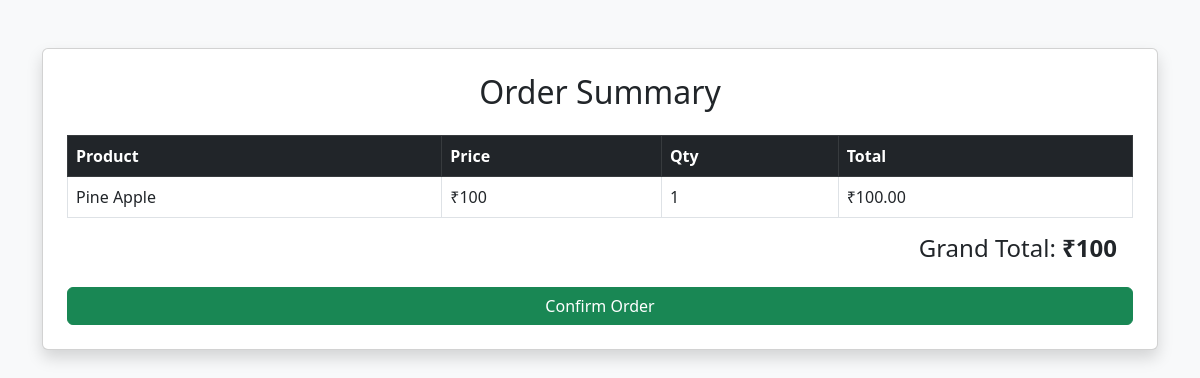
/order_summary/ (signed in), run on an earlier commit of the app's database.
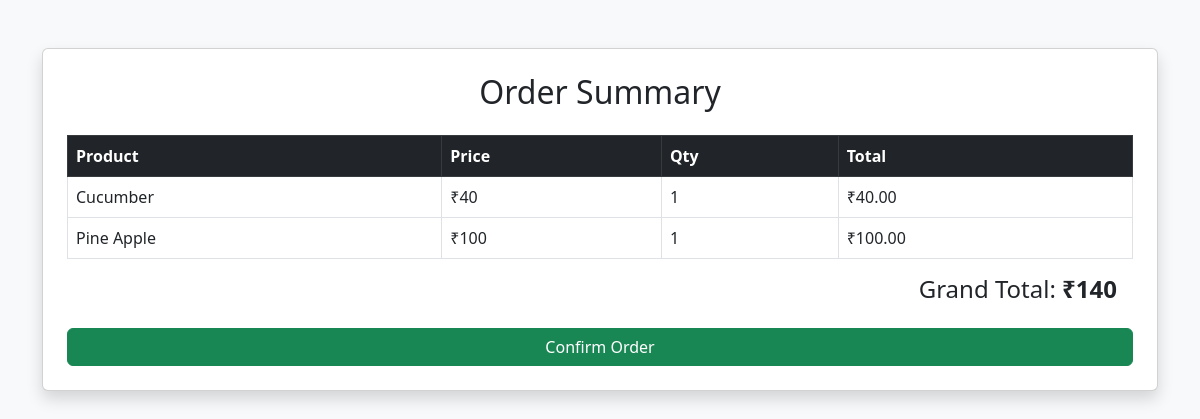
And on a later commit of the database.
### app/models.py (models this page shows, shortened)
class Cart(models.Model):
    user_id=models.ForeignKey(Customuser,on_delete=models.CASCADE)
    product_id=models.ForeignKey(Product,on_delete=models.CASCADE)
    price=models.IntegerField(default=0)
    quantity=models.IntegerField(default=1)

class Product(models.Model):
    farmer_id=models.ForeignKey(Customuser,on_delete=models.CASCADE)
    product_name=models.CharField(max_length=100)
    product_category=models.CharField(max_length=100)
    product_image=models.ImageField()
    quantity=models.IntegerField()
    price=models.IntegerField()

### app/views.py (the view)
# urls.py: path('order_summary/', views.order_summary, name='order_summary'),
@login_required(login_url='login')
def order_summary(request):
    cart_items = Cart.objects.filter(user_id=request.user)
    if not cart_items.exists():
        return redirect('cart_page')
    total_amount = sum(item.price * item.quantity for item in cart_items)
    return render(request, 'order_summary.html', {
        'cart_items': cart_items,
        'total_amount': total_amount,
    })

### templates/order_summary.html (shortened to what this page needs)
<!DOCTYPE html>
<html>
<head>
    <link href="https://cdn.jsdelivr.net/npm/bootstrap@5.3.0/dist/css/bootstrap.min.css" rel="stylesheet">
</head>
<body class="bg-light">
<div class="container mt-5">
    <div class="card shadow p-4">
        <h2 class="text-center mb-4">Order Summary</h2>
        <table class="table table-bordered">
            <thead class="table-dark">
                <tr>
                    <th>Product</th>
                    <th>Price</th>
                    <th>Qty</th>
                    <th>Total</th>
                </tr>
            </thead>
            <tbody>
                {% for item in cart_items %}
                <tr>
                    <td>{{ item.product_id.product_name }}</td>
                    <td>₹{{ item.price }}</td>
                    <td>{{ item.quantity }}</td>
                    <td>₹{{ item.price|floatformat:2 }}</td>
                </tr>
                {% endfor %}
            </tbody>
        </table>
        <h4 class="text-end me-3">Grand Total: <strong>₹{{ total_amount }}</strong></h4>
        <form action="{% url 'confirm_order' %}" method="POST">
            <button class="btn btn-success w-100 mt-3">
                Confirm Order
            </button>
        </form>
    </div>
</div>
</body>
</html>

What changed in the data, as far as the page shows it:
added Cart: product_id.product_name "Cucumber", price "40", quantity "1", price "40.00"
Also different on the page:
{{ total_amount }}: "100" → "140"
